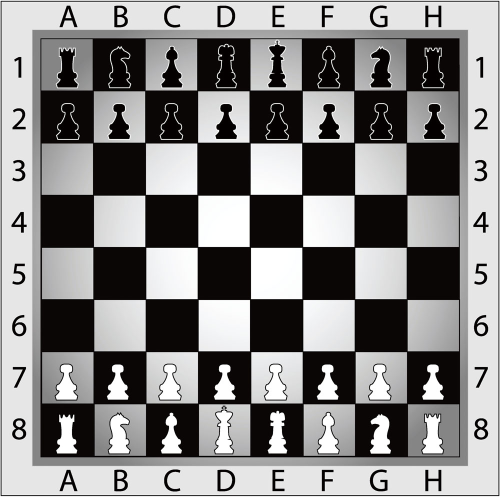
#> input picture 第六讲、介绍局部特征和Harris角点检测/chess.png, 1000 x 993 px (shown at 1/2 size)
$ python cv2_harris_corner_detector.py
#> lines starting #> are read from the running program, lines starting #| are printed output that depends on the picture; after the words box and inside, x2 and y2 are one past the last pixel; in counts of white or black regions, pixels touching at a corner belong together
#!-*-coding:UTF8-*-


import cv2
import numpy as np

img = cv2.imread('chess.png')
#> img is the input picture: shape (993, 1000, 3); mean B, G, R 131.3, 131.5, 132.8
img = cv2.resize(img, (720, 540))
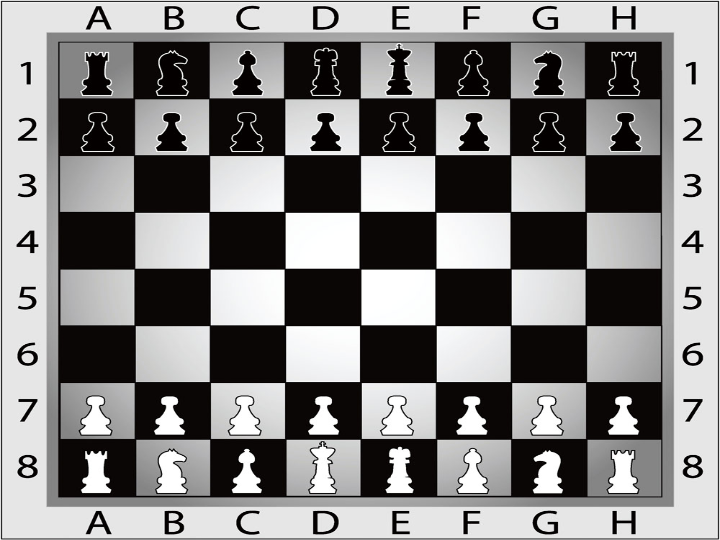
#> img: shape (540, 720, 3); mean B, G, R 131.3, 131.5, 132.8

# 1. Harris角点检测基于灰度图像
gray = cv2.cvtColor(img, cv2.COLOR_BGR2GRAY)

# 2. Harris角点检测
dst = 10*cv2.cornerHarris(gray, 2, 3, 0.04)
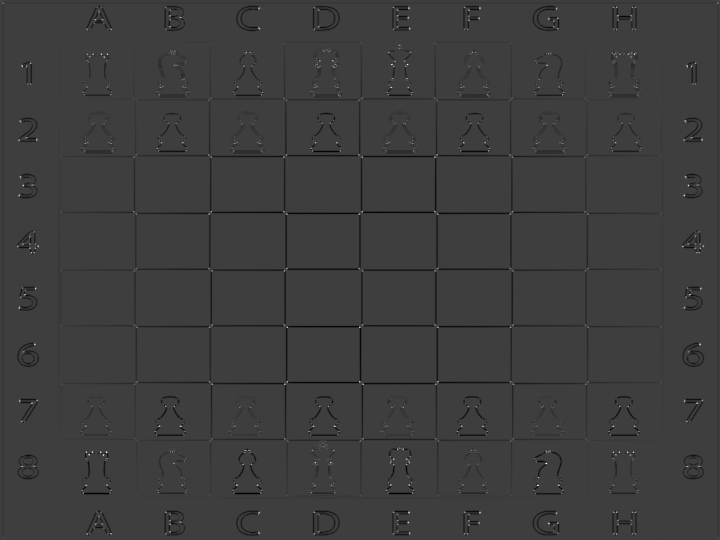
#> dst: shape (540, 720) float32; min -0.31, max 0.945, mean -0.00639; drawn with min black and max white


# 膨胀，便于标记
dst = cv2.dilate(dst, None)
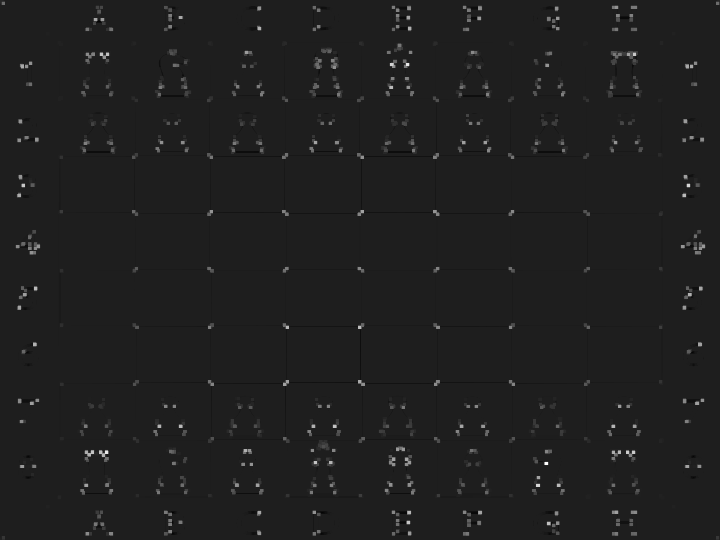
#> dst: shape (540, 720) float32; min -0.13, max 0.945, mean 0.00654; drawn with min black and max white
cv2.imshow('dst', dst)
cv2.waitKey(0)

# 3. 角点标记为红色
img[dst > 0.005 * dst.max()] = [0, 0, 255]
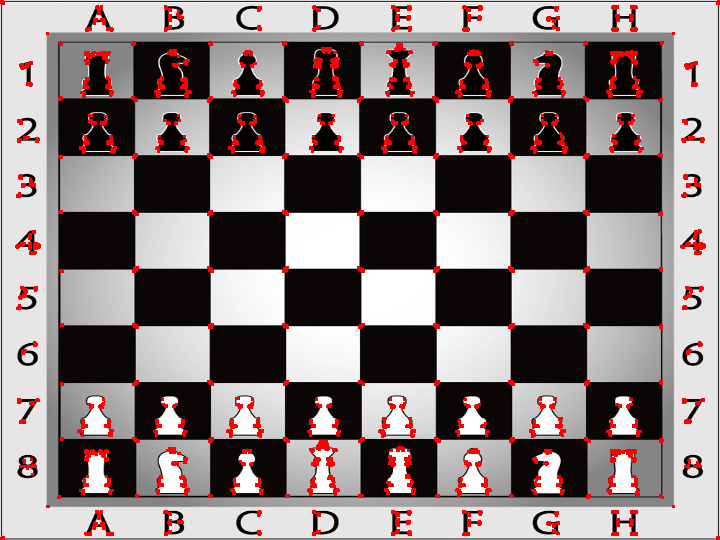
#> img: shape (540, 720, 3); 4.19% of pixels changed, all inside (x1, y1, x2, y2) = (0, 0, 720, 540)

cv2.imshow('dst', img)


cv2.waitKey()
